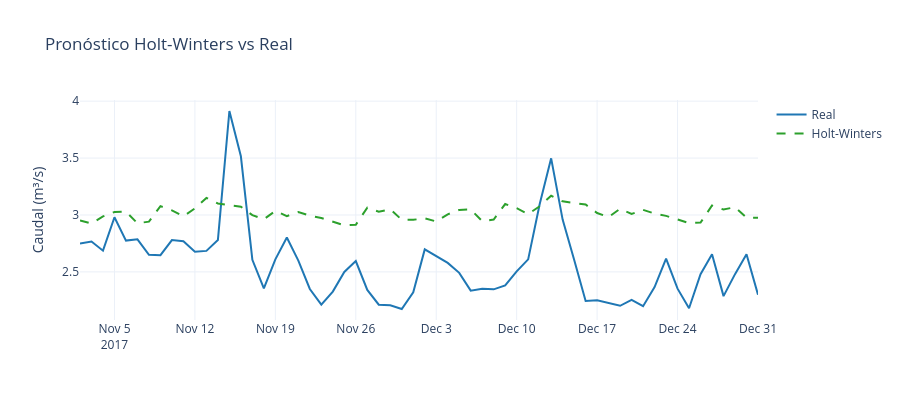

The code cell stored with this chart in its notebook:
### Code cell
# Pronóstico Holt-Winters
pred_hw = resultado_hw.forecast(HORIZONTE)
pred_hw.index = test.index

fig = go.Figure()
fig.add_trace(go.Scatter(x=test.index, y=test, mode="lines",
              name="Real", line=dict(color="#1f77b4", width=2)))
fig.add_trace(go.Scatter(x=test.index, y=pred_hw, mode="lines",
              name="Holt-Winters", line=dict(color="#2ca02c", width=2, dash="dash")))
fig.update_layout(title="Pronóstico Holt-Winters vs Real",
                  xaxis_title="", yaxis_title="Caudal (m³/s)",
                  width=900, height=400, hovermode="x unified")
fig.show()

rmse_hw = np.sqrt(mean_squared_error(test, pred_hw))
mae_hw = mean_absolute_error(test, pred_hw)
mape_hw = mean_absolute_percentage_error(test, pred_hw) * 100
print(f"\n📊 Holt-Winters – Métricas en Test:")
print(f"   RMSE: {rmse_hw:.2f} m³/s")
print(f"   MAE:  {mae_hw:.2f} m³/s")
print(f"   MAPE: {mape_hw:.1f}%")
